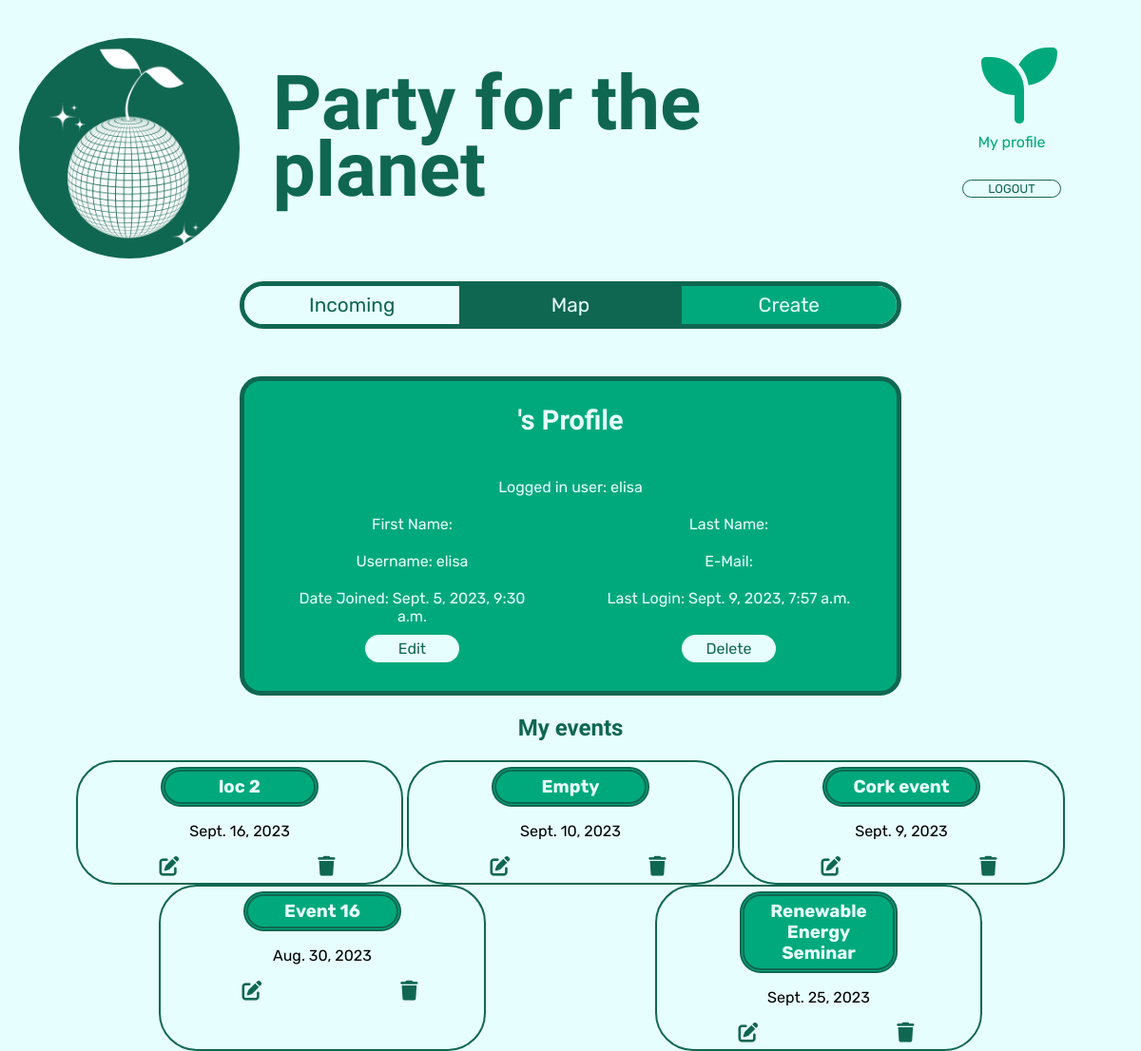
/profile/ (signed in), run on the app's committed database.
### ecoevents/models.py (models this page shows, shortened)
class Ecoevent(models.Model):
    organizer = models.ForeignKey(User, on_delete=models.CASCADE)
    title = models.CharField(max_length=200)
    description = models.TextField(max_length=500, blank=True, null=True)
    category = models.CharField(max_length=200)
    start_datetime = models.DateTimeField()
    end_datetime = models.DateTimeField()
    location = models.CharField(max_length=200)
    created_on = models.DateTimeField(auto_now_add=True)
    modified_on = models.DateTimeField(auto_now=True)
    class Meta:
        ordering = ['-created_on']

### ecoevents/views.py (the view)
# urls.py: path("profile/", views.profile, name="profile"),
def profile(request):
    my_events = Ecoevent.objects.filter(organizer=request.user)
    context = {
        "my_events": my_events,
    }
    return render(request, "profile.html", context)

### templates/profile.html (shortened to what this page needs)
{% extends 'base.html' %}
{% load static %}
{% block header %}
{% include 'header.html' %}
{% endblock header %}
{% block content %}
<div class="profile">
  <div class="profileTitle">
    <h2>{{request.user.first_name}}'s Profile</h2>
  </div>
  <div class="profileInformationsContainer">
    <div class="profileDetailsContainer">
    <p class="profileLogged">Logged in user: {{request.user}}</p>
    <p class="profileFirstName">First Name: {{request.user.first_name}}</p>
    <p class="profileLastName">Last Name: {{request.user.last_name}}</p>
    <p class="profileEmail">E-Mail: {{request.user.email}}</p>
    <p class="profileUsername">Username: {{request.user.username}}</p>
    <p class="profileLastLogin">Last Login: {{request.user.last_login}}</p>
    <p class="profileDateJoined">Date Joined: {{request.user.date_joined}}</p>
  </div>
  <div class="profileButtons">
      <a href="{% url 'edit_user' user.id %}">Edit</a>
      <a href="{% url 'delete_user' user.id %}">Delete</a>
  </div>
</div>
</div>
<h2 class="my-events-title">My events</h2>
<div id="my-events">
  {% for event in my_events %}
  <div class="event-card">
    <h3>{{ event.title }}</h3>
    <p>{{ event.start_datetime.date }}</p>
    <span class="action-buttons">
      <a class="edit-event-btn" href="{% url 'edit_event' event.id %}">
        <i class="fas fa-edit"></i>
      </a>
      <a class="delete-event-btn" href="{% url 'delete_event' event.id %}">
        <i class="fas fa-trash"></i>
      </a>
    </span>
  </div>
  {% endfor %}
</div>
{%endblock%}

### static/css/style.css (style rules this page uses)
html { scroll-behavior: smooth; }
body { margin: 0; padding: 20px; list-style-type: none; box-sizing: border-box; height: 100vh; --main-color: #e7fefe; --secondary-color: #106751; --accent-color: #00a97c; font-family: "Bungee Shade ", cursive; font-family: "Rubik", sans-serif; background: var(--main-color); }
a { text-decoration: none; }
.fa-solid, .fas { font-weight: 900; margin-left: 1rem; }
.my-events-title { font-family: "Bungee Shade"; text-align: center; color: var(--secondary-color); }
#my-events { display: flex; flex-wrap: wrap; width: 90%; margin: 0 auto; }
.event-card { padding: 5px; border: 2px solid var(--secondary-color); border-radius: 40px; width: 33%; text-align: center; margin: 0 auto; overflow: hidden; }
.event-card h3 { background-color: var(--accent-color); color: var(--main-color); border: 5px double var(--secondary-color); padding: 5px; border-radius: 22px; width: 50%; margin: 0 auto; }
.action-buttons { display: flex; justify-content: space-around; font-size: 1.3rem; }
.action-buttons i { color: var(--secondary-color); }
* { box-sizing: border-box; }
.profile { border: 5px solid var(--secondary-color); border-radius: 22px; width: 60%; margin: 0 auto; background-color: var(--accent-color); }
.profileTitle { font-family: "Bungee Shade"; font-size: 1.2rem; color: var(--main-color); text-align: center; }
.profileTitle h2 { width: 100%; }
.profileInformationsContainer { width: 100%; color: var(--main-color); margin: 0 auto; padding: 10px; border-radius: 20px; margin-bottom: 20px; }
.profileDetailsContainer { display: grid; grid-template-columns: 1fr 1fr; flex-direction: column; grid-template-areas: "lo lo""fn ln""un em""dj ll"; text-align: center; }
.profileDetailsContainer p { max-width: 80%; border-radius: 22px; margin: 10px auto; }
.profileLogged { grid-area: lo; }
.profileFirstName { grid-area: fn; }
.profileLastName { grid-area: ln; }
.profileEmail { grid-area: em; }
.profileUsername { grid-area: un; }
.profileLastLogin { grid-area: ll; }
.profileDateJoined { grid-area: dj; }
.profileButtons { display: flex; justify-content: space-around; }
.profileButtons a { padding: 5px; font-family: "Rubik"; color: var(--secondary-color); border: 1px sold black; border-radius: 22px; min-width: 15%; background-color: var(--main-color); text-align: center; }

### data on the page
Ecoevent: title "loc 2", start_datetime "Sept. 16, 2023"
Ecoevent: title "Empty", start_datetime "Sept. 10, 2023"
Ecoevent: title "Cork event", start_datetime "Sept. 9, 2023"
Ecoevent: title "Event 16", start_datetime "Aug. 30, 2023"
Ecoevent: title "Renewable Energy Seminar", start_datetime "Sept. 25, 2023"

### other printed values
{{ request.user }} "elisa"
{{ request.user.username }} "elisa"
{{ request.user.last_login }} "Sept. 9, 2023, 7:57 a.m."
{{ request.user.date_joined }} "Sept. 5, 2023, 9:30 a.m."
